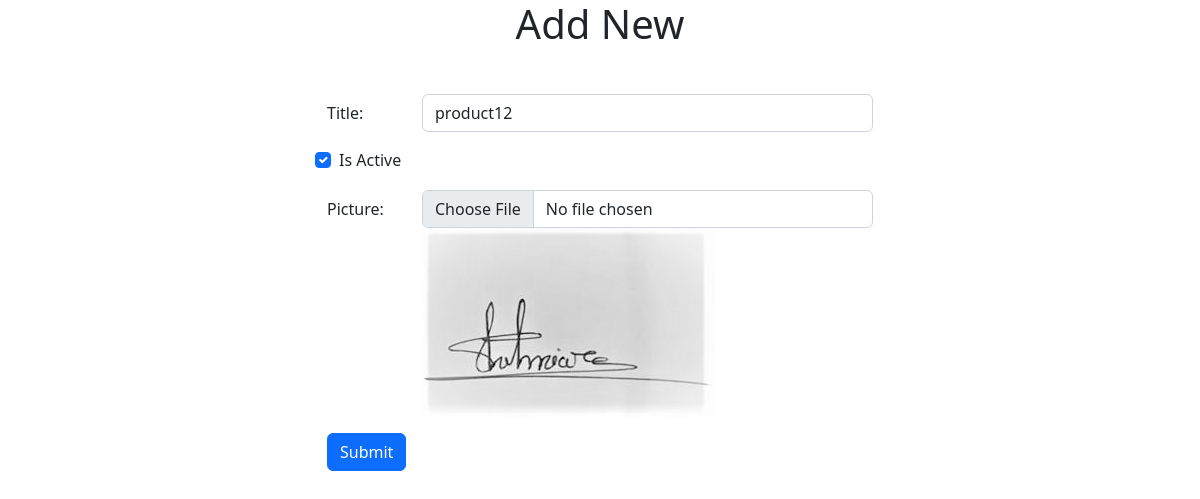
/admin/products/edit.php?id=6, run on the app's committed database.
### tables this page shows
CREATE TABLE IF NOT EXISTS `products` (
  `id` int(20) NOT NULL AUTO_INCREMENT,
  `title` varchar(256) DEFAULT NULL,
  `is_active` tinyint(3) NOT NULL DEFAULT '0',
  `created_at` datetime NOT NULL DEFAULT CURRENT_TIMESTAMP,
  `modified_at` datetime NOT NULL DEFAULT CURRENT_TIMESTAMP,
  `picture` varchar(256) DEFAULT NULL,
  `brand_id` int(11) DEFAULT NULL,
  `lebel_id` int(11) DEFAULT NULL,
  `short_description` text,
  `total_sales` int(11) DEFAULT NULL,
  `product_type` varchar(255) NOT NULL,
  `is_new` tinyint(4) NOT NULL DEFAULT '0',
  `cost` float DEFAULT NULL,
  `mrp` float DEFAULT NULL,
  `special_price` float DEFAULT NULL,
  `soft_delete` tinyint(1) NOT NULL DEFAULT '0',
  `is_sraft` tinyint(1) NOT NULL DEFAULT '0',
  PRIMARY KEY (`id`)
);

### admin/products/edit.php (the view, shortened to what this page needs)
<?php
$_id = $_GET['id'];
$webroot ="http://localhost/bitm/session13/crud/";
$servername = "localhost";
$username = "root";
$password = "";
$conn = new PDO("mysql:host=$servername;dbname=eccomerce_b5", $username, $password);
$conn->setAttribute(PDO::ATTR_ERRMODE, PDO::ERRMODE_EXCEPTION);
$query="SELECT * FROM `products` WHERE id = :id";
$stmt= $conn->prepare($query);
$stmt->bindParam(':id',$_id);
$result= $stmt->execute();
$banner=$stmt->fetch();
?>
<!doctype html>
<html lang="en">
<head>
    <link href="https://cdn.jsdelivr.net/npm/bootstrap@5.2.0-beta1/dist/css/bootstrap.min.css" rel="stylesheet"
>
</head>
<body>
    <section>
        <div class="container">
            <div class="row justify-content-center">
                <div class="col-6">
                    <h1 class="text-center mb-3">Add New</h1>
                    <form action="update.php" method="post" enctype="multipart/form-data">
                        <div class="mb-3 row">
                            <label for="inputId" class="col-sm-2 col-form-label"></label>
                            <div class="col-sm-10">
                            </div>
                        </div>
                        <div class="mb-3 row">
                            <label for="inputTitle" class="col-sm-2 col-form-label">Title:</label>
                            <div class="col-sm-10">
                                <input type="text" class="form-control" id="inputTitle" name="title"
                                    value="<?= $banner['title']; ?>">
                            </div>
                        </div>
                        <div class="mb-3">
                            <div class="row">
                                <div class="col-sm-12 form-check">
                                    <?php if($banner['is_active']!=0){?>
                                    <input class="form-check-input" checked type="checkbox" name="is_active" value="1"
                                        id="flexCheckDefault">
                                    <?php }
                                        else { ?>
                                    <input class="form-check-input" type="checkbox" name="is_active" value="1"
                                        id="flexCheckDefault">
                                    <?php } ?>
                                    <label class="form-check-label" for="flexCheckDefault">
                                        Is Active
                                    </label>
                                </div>
                            </div>
                        </div>
                        <div class="mb-3 row">
                            <label for="inputTitle" class="col-sm-2 col-form-label">Picture:</label>
                            <div class="col-sm-10">
                                <input type="file" class="form-control" id="inputImg" name="img"
                                    value="<?= $banner['picture']; ?>">
                                <img class="img-fluid" src="<?=$webroot;?>uploads/<?= $banner['picture'];?>" alt="">
                            </div>
                        </div>
                        <button type="submit" class="btn btn-primary">Submit</button>
                    </form>
                </div>
            </div>
        </div>
    </section>
</body>
</html>

### data on the page
products: title "product12", picture (picture)
